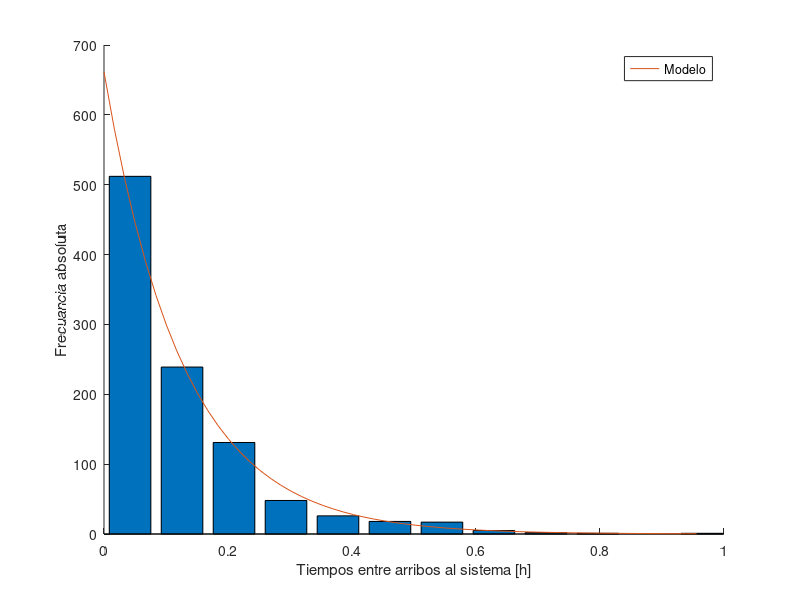

Here is the MATLAB script that generated this plot: (Note: this script raises an error after producing the figure.)
%%%%%%%%%%%%%%%%%%%%%%%%%%%%%%%%%%%%%%%%%%%%%%%%%%%%%%%%%%%%%%%%%%%%%%%%%%%%%%%
% Archivo: modelo_llegadas.m
% Genera un histograma, plot q-q y aplica el test chi cuadrado a los
% datos correspondientes al "intervalo entre llegadas al sistema".
clear all;

%cargo los arribos
load arriboscop.mat

% Cargamos las horas de llegadas.
n = length(arriboscop);

% Parametros
clases = 12;		% Cant de clases para el histograma
significacion = 0.05;	% Nivel de significacion para el test chi cuadrado

% Armamos un histograma
%marcas = (0:clases) * ancho + ancho/2;
[f marcas] = hist(arriboscop, 12);

ancho = marcas(2)-marcas(1);

% Como asumimos que los datos provienen de una distribucion 
% exponencial, estimamos lambda como la inversa de la media.
lambda_est = 1 / ((f*marcas') / n)

% Calculamos los valores teoricos de la distribucion, para cada
% una de las marcas de clase.
sup = 1 - exp( -lambda_est * (marcas+ancho/2));
inf = 1 - exp( -lambda_est * (marcas-ancho/2));
teorico = n * (sup - inf);

% Generamos un set de datos con mas valores para poder graficar una curva
% mas suave en el histograma. 
dt = ancho/5;
t = 0:dt:max(marcas);
sup = 1 - exp( -lambda_est * (t+dt/2));
inf = 1 - exp( -lambda_est * (t-dt/2));
z = n * 5 * (sup - inf);

% Mostramos el grafico y lo guardamos en formato eps

figure(2);
clf;
hold on;
bar(marcas, f);
xlabel("Tiempos entre arribos al sistema [h]");
ylabel("Frecuancia absoluta");
plot(t, z, ";Modelo;");
print -deps -mono arribos_vs_model.eps 
hold off;


% Calculamos el estadistico chi cuadrado
chi_est = 0;
printf("tabla chi:\n");
for i=1:clases
	printf("%d|%f|%f|%f|%f|%f\n",i,f(i),teorico(i),teorico(i) - f(i), (teorico(i) - f(i))^2, ( ( teorico(i) - f(i) )^2 / teorico(i) ) );
	chi_est = chi_est + ((teorico(i) - f(i))^2 / teorico(i));
end
chi_est

% Calculamos el valor critico 
chi_tabla = chi2inv(1 - significacion, clases - 2)

% Imprimimos resultado del test
if chi_est >= chi_tabla
	printf("Los datos no provienen de una distribucion exponencial.\n");
else
	printf("No puedo decir que no sean de una distribucion exponencial.\n");
end

%KS
f
D = test_ks(f, teorico);

% Calculamos quantiles de la muestra y teoricos
quantil_muestra = sort(arriboscop);
quantil_teorico = (-1 / lambda_est) * log( 1 - (((1:n) - 0.5) / n));

% Los graficamos

figure(3);
clf;
hold on;
plot(quantil_muestra, quantil_teorico, '@');
print -deps -mono qqplot_arribos.eps 

n = 0:dt:1;

plot(n, n); 
xlabel("Cuantiles de la muestra");
ylabel("Cuantiles del modelo teorico");

% Aplicamos el test KS.

% Normalizo los datos en el intervalo (0, 1)
n = length(arriboscop);

% Genero un histograma

figure(4);
clf;
hist(arriboscop, 12);
[f marcas] = hist(arriboscop, clases);
print -deps -mono hist_arribos.eps 

% Computo los estadisticos
%%printf("tabla de ks:\n");

%f = f / n;
%for i=1:length(f)
%	printf("|%f",f(i));
%end
%printf("\n");



%F(1) = 0;
%for k =1:clases
%	F(k+1) = sum(f(1:k));
%end
%for i=2:length(F)
%	printf("|%f",F(i));
%end
%printf("\n");
%F

%Dmas = max(F(2:clases+1) - marcas);
%Dmenos = max(marcas - F(1:clases));
%D = max(Dmas, Dmenos)


